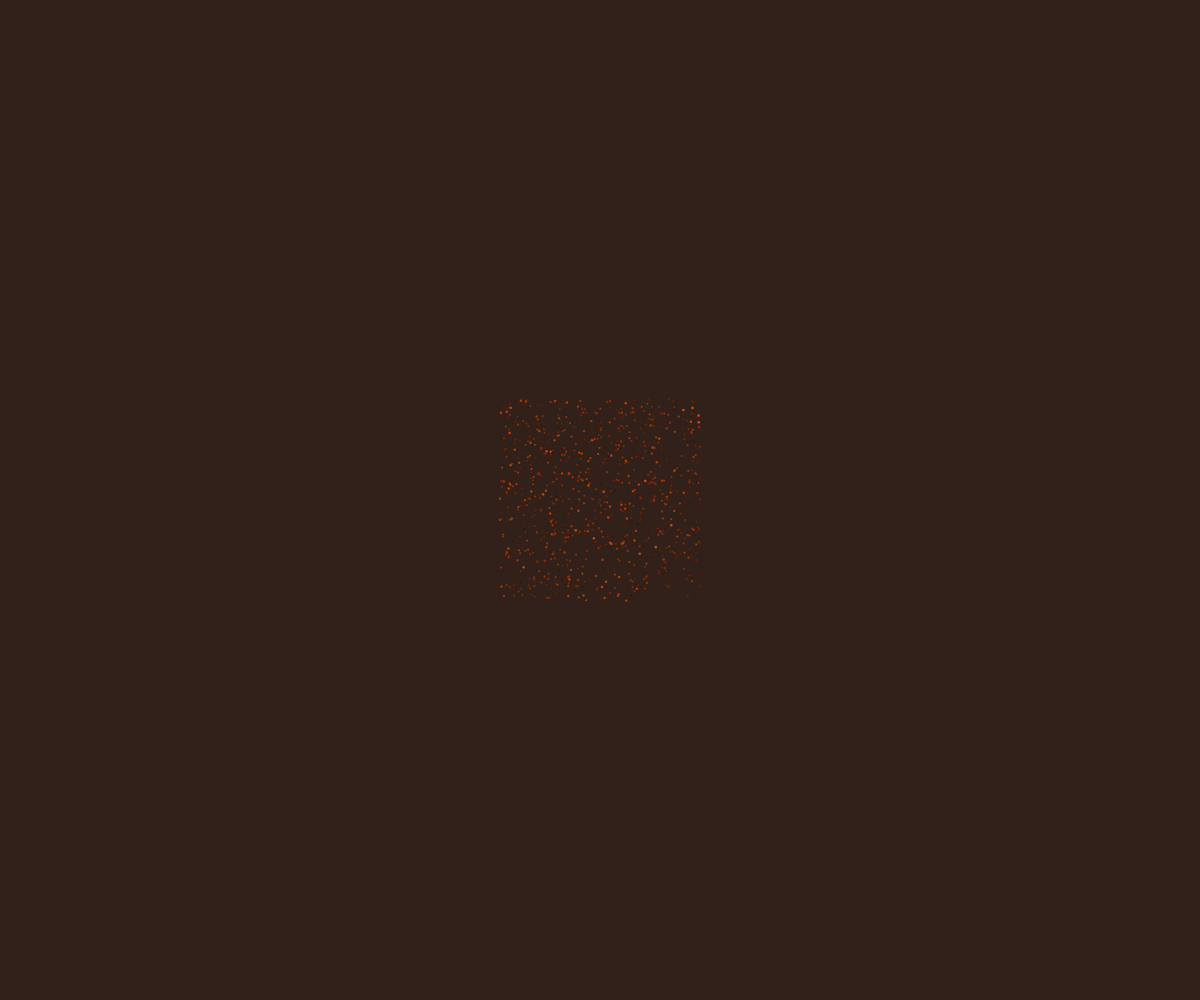
Frame 1 (no input)
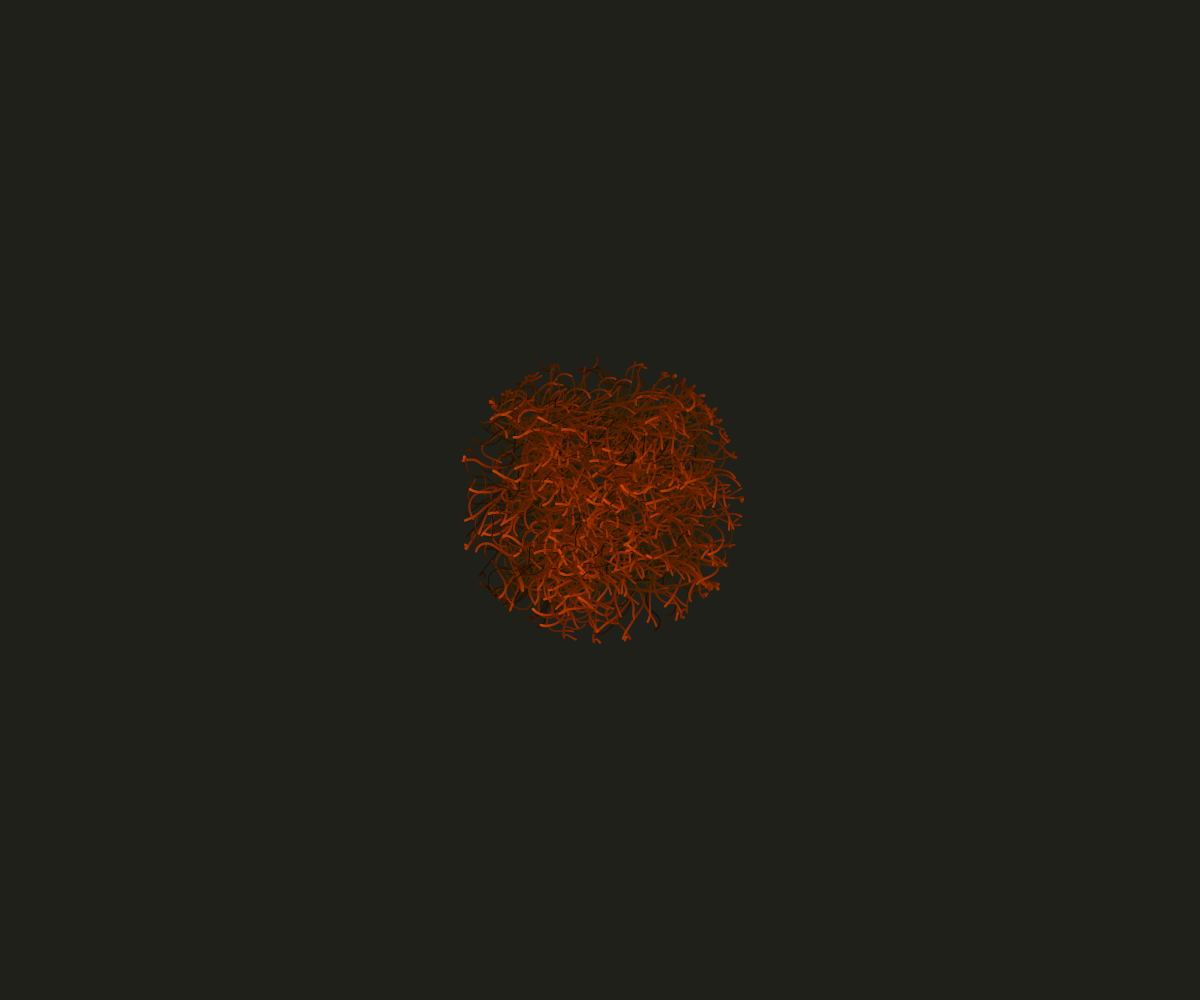
Frame 60 (no input)
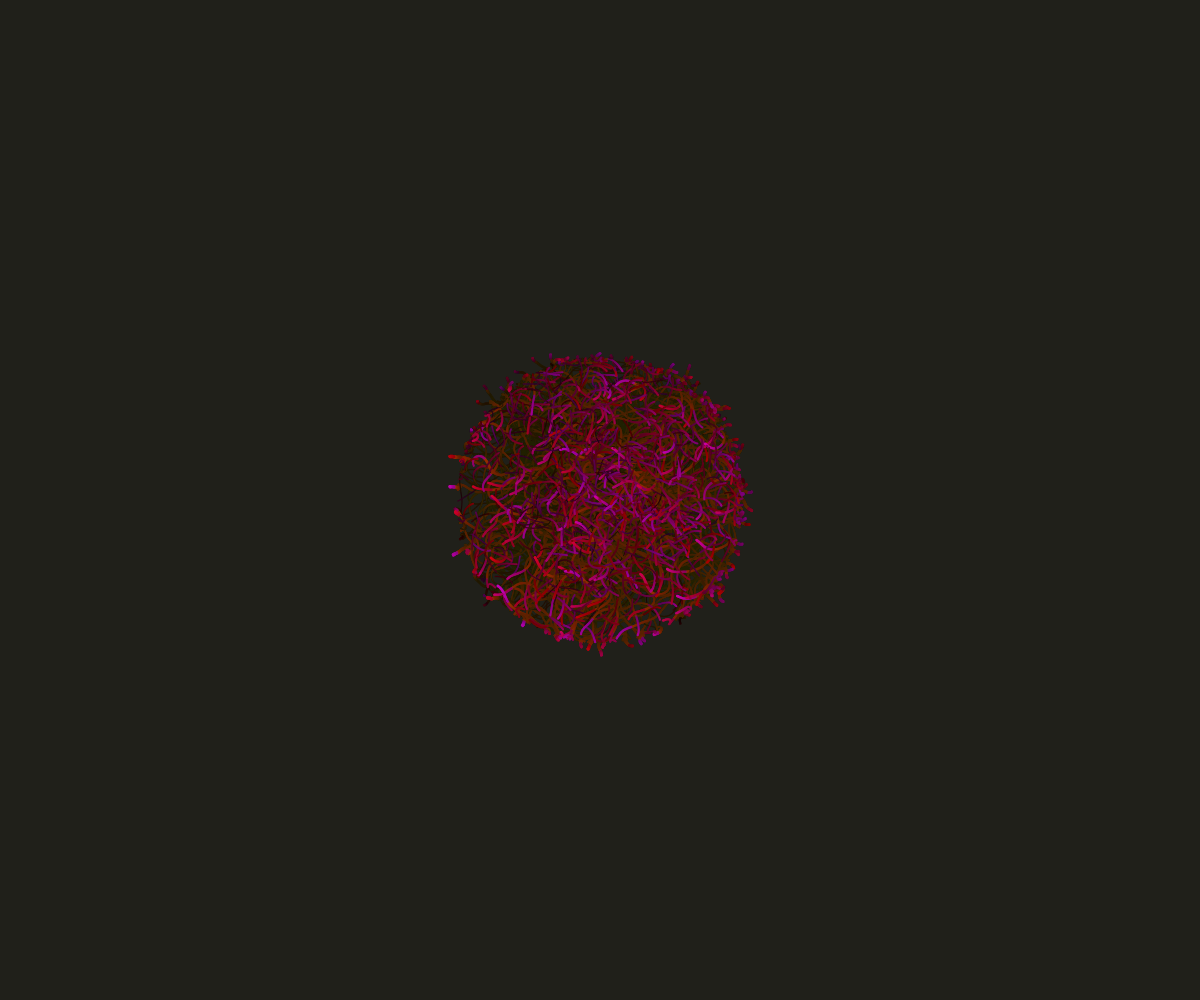
Frame 120 (the mouse pressed at the canvas centre since frame 60)

The p5.js sketch that drew these frames (run headless with seeded random() and noise() and a simulated clock; from frame 60 on, the mouse is pressed at the canvas centre):

// p5.js sketch
// ── sketch.js
const NUM_WALKERS = 1000;
let walkers = [];

function setup() {
	createCanvas(windowWidth, windowHeight);
	colorMode(HSB, 360, 100, 100, 100);
	for (let i = 0; i < NUM_WALKERS; i++) {
		walkers[i] = new Walker();
	}
	background(20, 50, 20);
}

function draw() {
	for (let i = 0; i < walkers.length; i++) {
		walkers[i].render();
		if (frameCount % 100 === 0) {
			walkers[i].changeColor(createVector(random(300, 360), 100, 20));
		}
	}

	background(20, 50, 20, 1.5);

}

class Walker {
	constructor() {
		this.pos = createVector(random(width / 2 - 100, width / 2 + 100), random(height / 2 - 100, height / 2 + 100));
		this.vel = createVector(0, 0);
		this.xoff = random(0, 666);
		this.hsb = createVector(20, 100, 70);
	}
	display() {
		let brushSize = map(noise(this.xoff), 0, 1, 1, 3);
		this.hsb.z = noise(this.xoff) * 100;
		strokeWeight(brushSize);
		stroke(this.hsb.x, this.hsb.y, this.hsb.z);
		point(this.pos.x, this.pos.y);
		return this;
	}

	update() {
		this.xoff += 0.01;
		this.acc = p5.Vector.fromAngle(map(noise(this.xoff), 0, 1, -TWO_PI, TWO_PI));
		this.acc.mult(0.5);

		this.vel.add(this.acc);
		this.vel.limit(2);
		this.vel.normalize();
		this.pos.add(this.vel);
		return this;
	}

	changeColor(_h, _s, _b) {
		this.hsb.set(_h, _s, _b);
		return this;
	}

	bounds() {
		let d = dist(this.pos.x, this.pos.y, width * 0.5, height * 0.5);

		if (d >= 142) {
			this.vel.mult(-1);
		}

		if (d >= 333) {
			this.pos.set(width * 0.5, height * 0.5);
		}
		return this;
	}

	render() {
		return this.update().display().bounds();
	}
}
